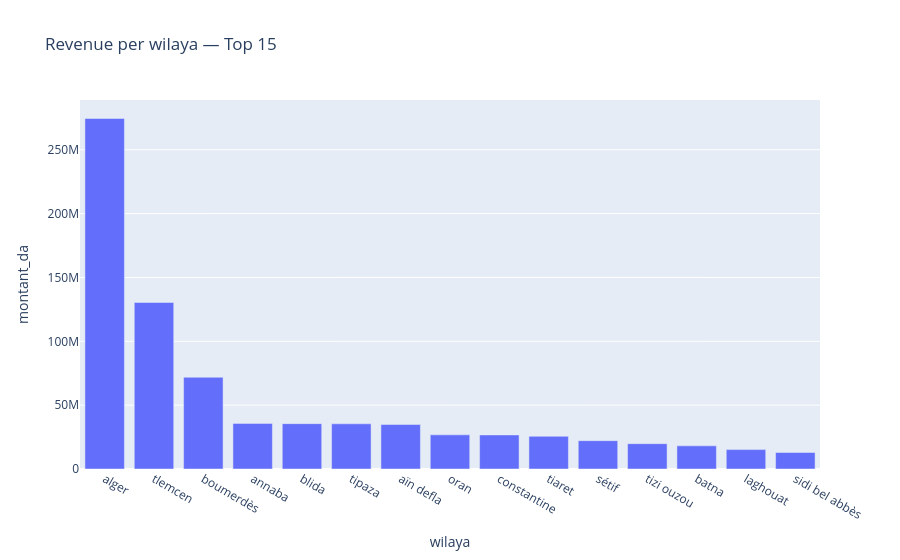

Here is the notebook cell this chart was saved with:
### Markdown cell above
### 3.3 Revenue by wilaya:

### Code cell
wilaya_rev = df_merged.groupby('wilaya')['montant_da'].sum().sort_values(ascending=False).head(15).reset_index()

fig = px.bar(wilaya_rev, x='wilaya', y='montant_da',
             title="Revenue per wilaya — Top 15")
fig.show()

### Figure 1 — Plotly figure (JSON) as saved in the notebook; plotly's stock layout.template omitted (floating-point values rounded to 4 significant figures)
{"data": [{"hovertemplate": "wilaya=%{x}<br>montant_da=%{y}<extra></extra>", "legendgroup": "", "marker": {"color": "#636efa", "pattern": {"shape": ""}}, "name": "", "orientation": "v", "showlegend": false, "textposition": "auto", "type": "bar", "x": ["alger", "tlemcen", "boumerdès", "annaba", "blida", "tipaza", "aïn defla", "oran", "constantine", "tiaret", "sétif", "tizi ouzou", "batna", "laghouat", "sidi bel abbès"], "xaxis": "x", "y": [274500000.0, 130400000.0, 71830000.0, 35720000.0, 35520000.0, 35400000.0, 34820000.0, 26760000.0, 26690000.0, 25600000.0, 22210000.0, 19850000.0, 18140000.0, 15200000.0, 12910000.0], "yaxis": "y"}], "layout": {"barmode": "relative", "legend": {"tracegroupgap": 0}, "title": {"text": "Revenue per wilaya — Top 15"}, "xaxis": {"anchor": "y", "domain": [0, 1], "title": {"text": "wilaya"}}, "yaxis": {"anchor": "x", "domain": [0, 1], "title": {"text": "montant_da"}}}}
